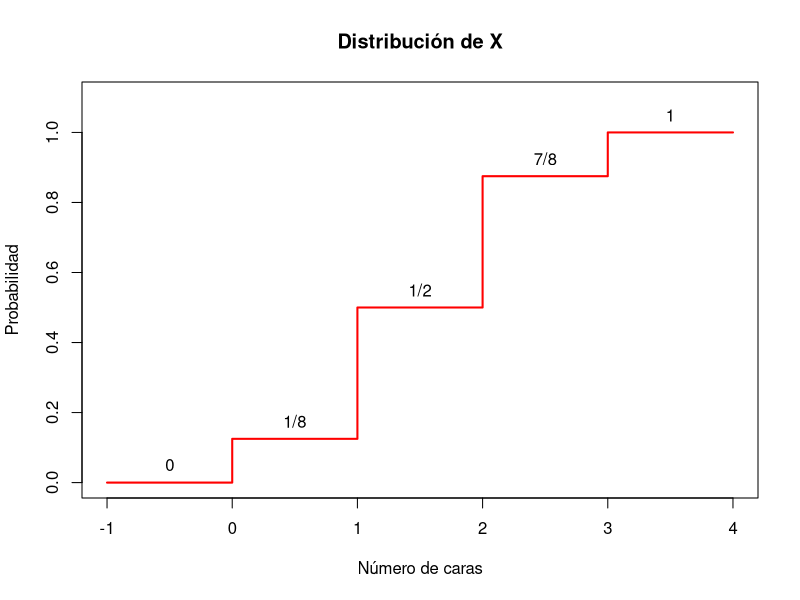

Write the R code that produced this figure.
## ---- chunk 1
plot(c(-1,0,0,1,1,2,2,3,3,4),c(0,0,1/8,1/8,1/2,1/2,7/8,7/8,1,1),xlim=c(-1,4),ylim=c(0,1.1),yaxp=c(0,1,5),xlab="Número de caras",ylab="Probabilidad",main="Distribución de X",type="l",col="red",lwd=2)
text(c(-0.5,0.5,1.5,2.5,3.5),c(0,1/8,1/2,7/8,1)+0.05,labels=c("0","1/8","1/2","7/8","1"))
